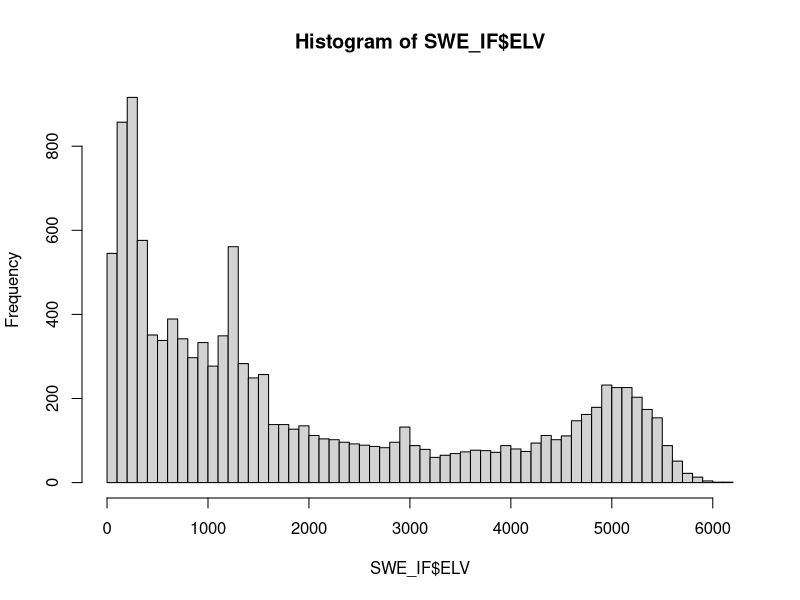
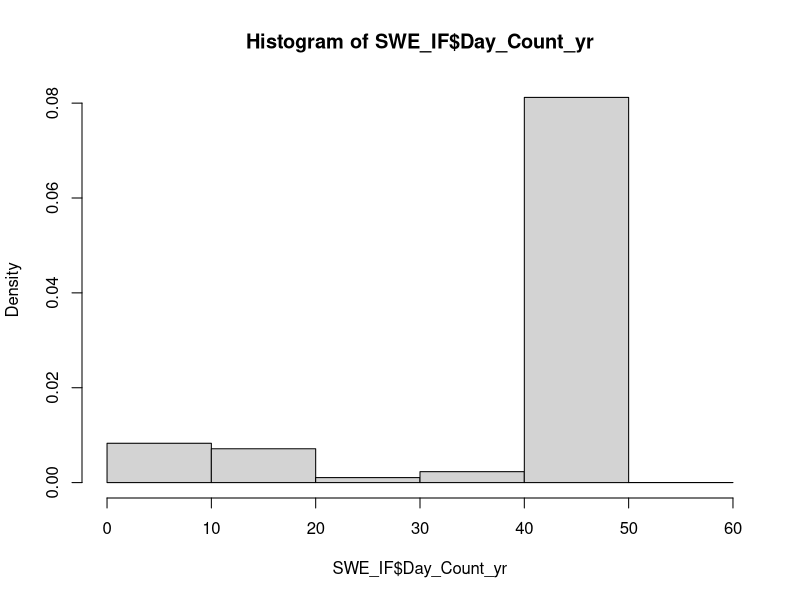
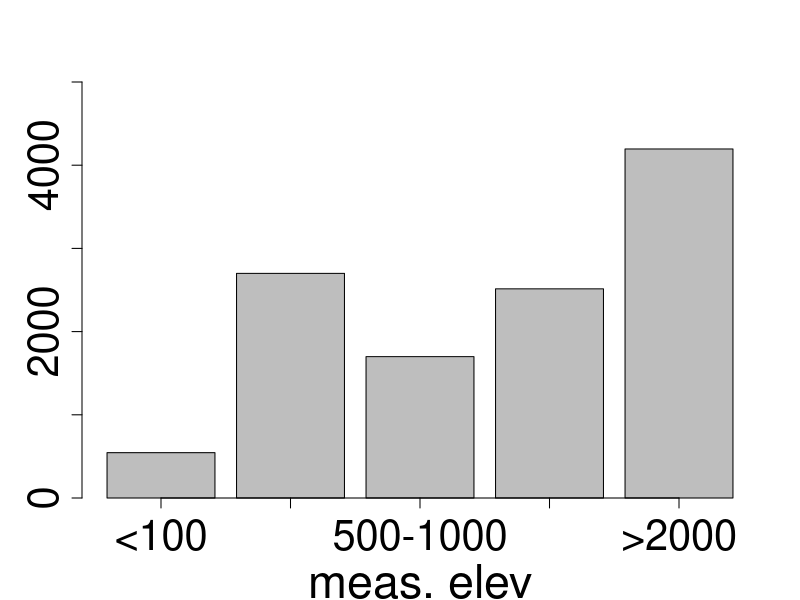
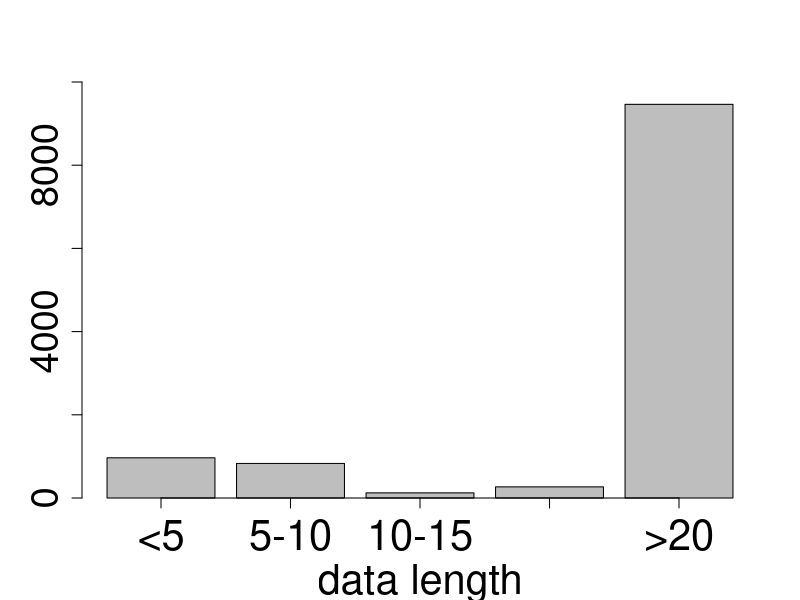

Recreate these plots in R, in order.
## Packages ##
library(dplyr)

## Read SWE insitu information ##
SWE_IF <- read.table("SWE_Insitu_data_info.txt", sep=";", header=T)

## Calculate statistic of insitu dataset ##
SWE_IF$Day_Count_yr <- SWE_IF$Day_Count / 365
SWE_IF$Day_Count_yr <- SWE_IF$Day_Count_yr %>% as.numeric()

h_elv <- hist(SWE_IF$ELV, freq=T, breaks=seq(0,6200,100))
elv_f <- c(h_elv$counts[1],
           h_elv$counts[2:5] %>% sum(),
           h_elv$counts[6:10] %>% sum(),
           h_elv$counts[11:20] %>% sum(),
           h_elv$counts[21:62] %>% sum()) 

h_dct <- hist(SWE_IF$Day_Count_yr, breaks = seq(0,60,10), freq=F)

yrc_f <- c(h_dct$counts[1],
           h_dct$counts[2],
           h_dct$counts[3],
           h_dct$counts[4],
           h_dct$counts[5])


## Draw the histogram 
elv_fg <- barplot(elv_f, 
           ylim = c(0,5000),
           cex.axis = 2.5,
           cex.lab = 2
           )
axis(1,at=elv_fg, labels = c("<100", "100-500", "500-1000", "1000-2000", ">2000"), cex.axis = 2.5, mgp = c(3, 1.8, 0) )
title(ylab = "N", line = 4, cex.lab = 2.8)
title(xlab = "meas. elev", line = 4.2, cex.lab = 2.8)

yrc_fg <- barplot(yrc_f, 
                  ylim = c(0,10000),
                  cex.axis = 2.3,
                  cex.lab = 2)
axis(1,at=yrc_fg, labels =  
       c("<5", "5-10",
         "10-15","15-20",
         ">20"), cex.axis = 2.5, mgp = c(3, 1.8, 0))
title(xlab = "data length", line = 4, cex.lab = 2.5) 
title(ylab = "N", line = 4, cex.lab = 2.8)

